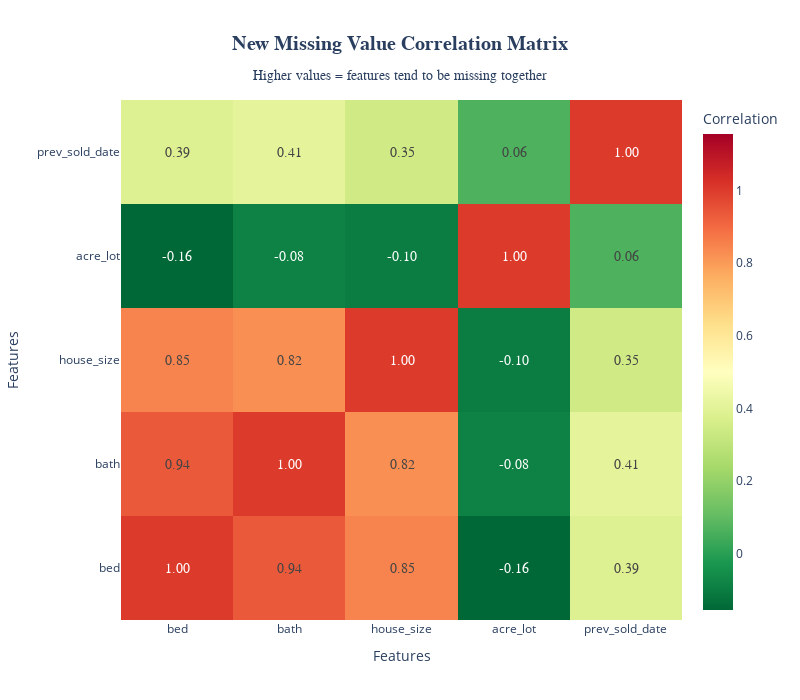

This figure's notebook cell:
### Code cell
# Correlation matrix of missing values
# critical_cols = ['bed', 'bath', 'house_size', 'acre_lot', 'prev_sold_date'] # columns with significant missing values
# missing_indicators = df[critical_cols].isnull().astype(int) # create binary indicators
corr_matrix_after = missing_indicators.corr() # correlation matrix

fig6 = go.Figure(data=go.Heatmap(
    z=corr_matrix_after.values,
    x=corr_matrix_after.columns,
    y=corr_matrix_after.index,
    colorscale='RdYlGn_r',
    zmid=0.5,
    text=corr_matrix_after.values,
    texttemplate='%{text:.2f}',
    textfont={"size": 14, "family": "Arial Black"},
    colorbar=dict(title="Correlation"),
    hovertemplate='<b>%{y} vs %{x}</b><br>' +
                  'Correlation: %{z:.3f}<br>' +
                  '<extra></extra>'
))

fig6.update_layout(
    title={
        'text': '<b>New Missing Value Correlation Matrix</b><br>' +
                '<sub>Higher values = features tend to be missing together</sub>',
        'x': 0.5,
        'xanchor': 'center',
        'font': {'size': 20, 'family': 'Arial Black'}
    },
    xaxis_title='Features',
    yaxis_title='Features',
    width=800,
    height=700,
    template='plotly_white'
)

fig6.show()

### Figure 1 — Plotly figure (JSON) as saved in the notebook; plotly's stock layout.template omitted (floating-point values rounded to 4 significant figures)
{"data": [{"colorbar": {"title": {"text": "Correlation"}}, "colorscale": [[0, "rgb(0,104,55)"], [0.1, "rgb(26,152,80)"], [0.2, "rgb(102,189,99)"], [0.3, "rgb(166,217,106)"], [0.4, "rgb(217,239,139)"], [0.5, "rgb(255,255,191)"], [0.6, "rgb(254,224,139)"], [0.7, "rgb(253,174,97)"], [0.8, "rgb(244,109,67)"], [0.9, "rgb(215,48,39)"], [1, "rgb(165,0,38)"]], "hovertemplate": "<b>%{y} vs %{x}</b><br>Correlation: %{z:.3f}<br><extra></extra>", "text": [[1, 0.937, 0.8459, -0.1555, 0.3872], [0.937, 1, 0.8243, -0.08365, 0.4103], [0.8459, 0.8243, 1, -0.09744, 0.3461], [-0.1555, -0.08365, -0.09744, 1, 0.06417], [0.3872, 0.4103, 0.3461, 0.06417, 1]], "textfont": {"family": "Arial Black", "size": 14}, "texttemplate": "%{text:.2f}", "type": "heatmap", "x": ["bed", "bath", "house_size", "acre_lot", "prev_sold_date"], "y": ["bed", "bath", "house_size", "acre_lot", "prev_sold_date"], "z": [[1, 0.937, 0.8459, -0.1555, 0.3872], [0.937, 1, 0.8243, -0.08365, 0.4103], [0.8459, 0.8243, 1, -0.09744, 0.3461], [-0.1555, -0.08365, -0.09744, 1, 0.06417], [0.3872, 0.4103, 0.3461, 0.06417, 1]], "zmid": 0.5}], "layout": {"height": 700, "title": {"font": {"family": "Arial Black", "size": 20}, "text": "<b>New Missing Value Correlation Matrix</b><br><sub>Higher values = features tend to be missing together</sub>", "x": 0.5, "xanchor": "center"}, "width": 800, "xaxis": {"title": {"text": "Features"}}, "yaxis": {"title": {"text": "Features"}}}}
